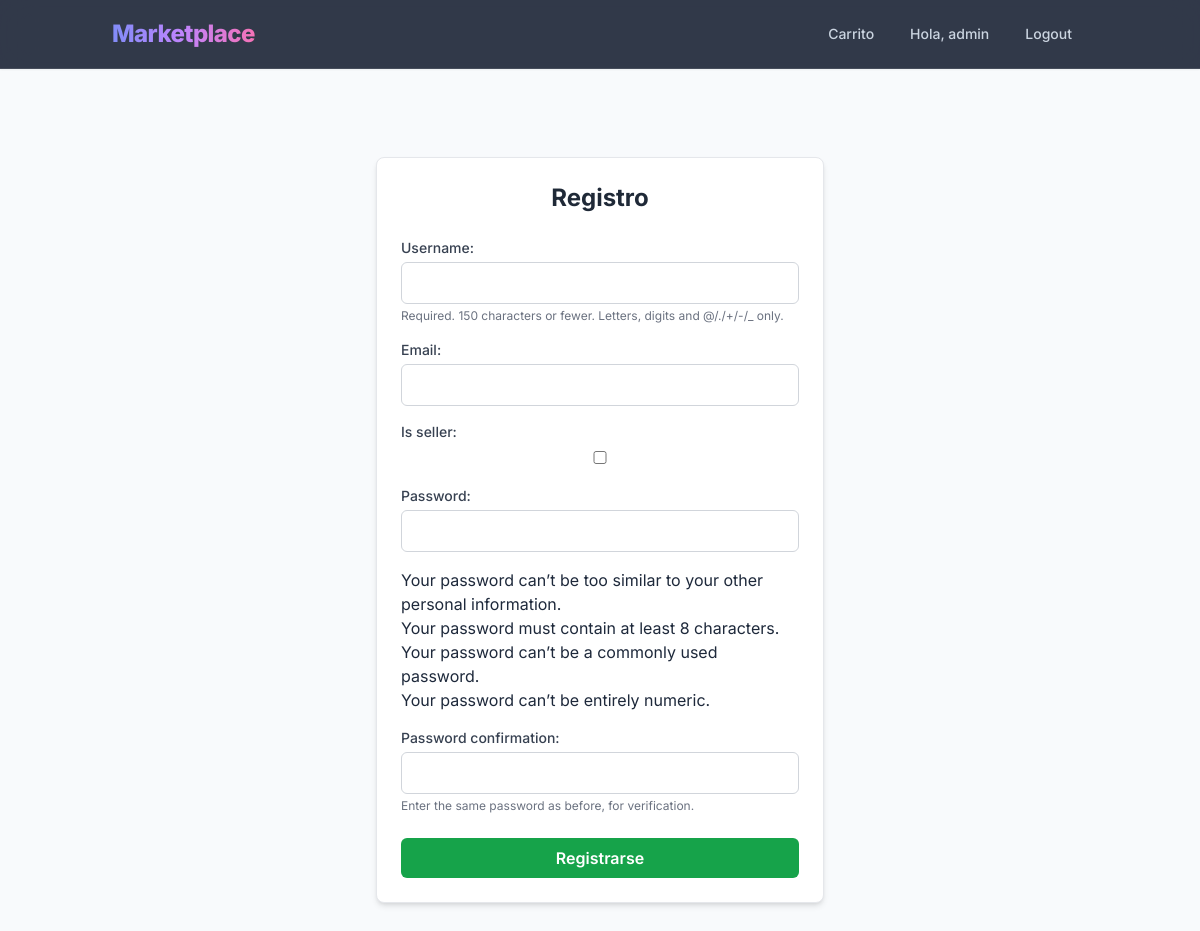
Page /register/ (signed in) on the earlier database version.
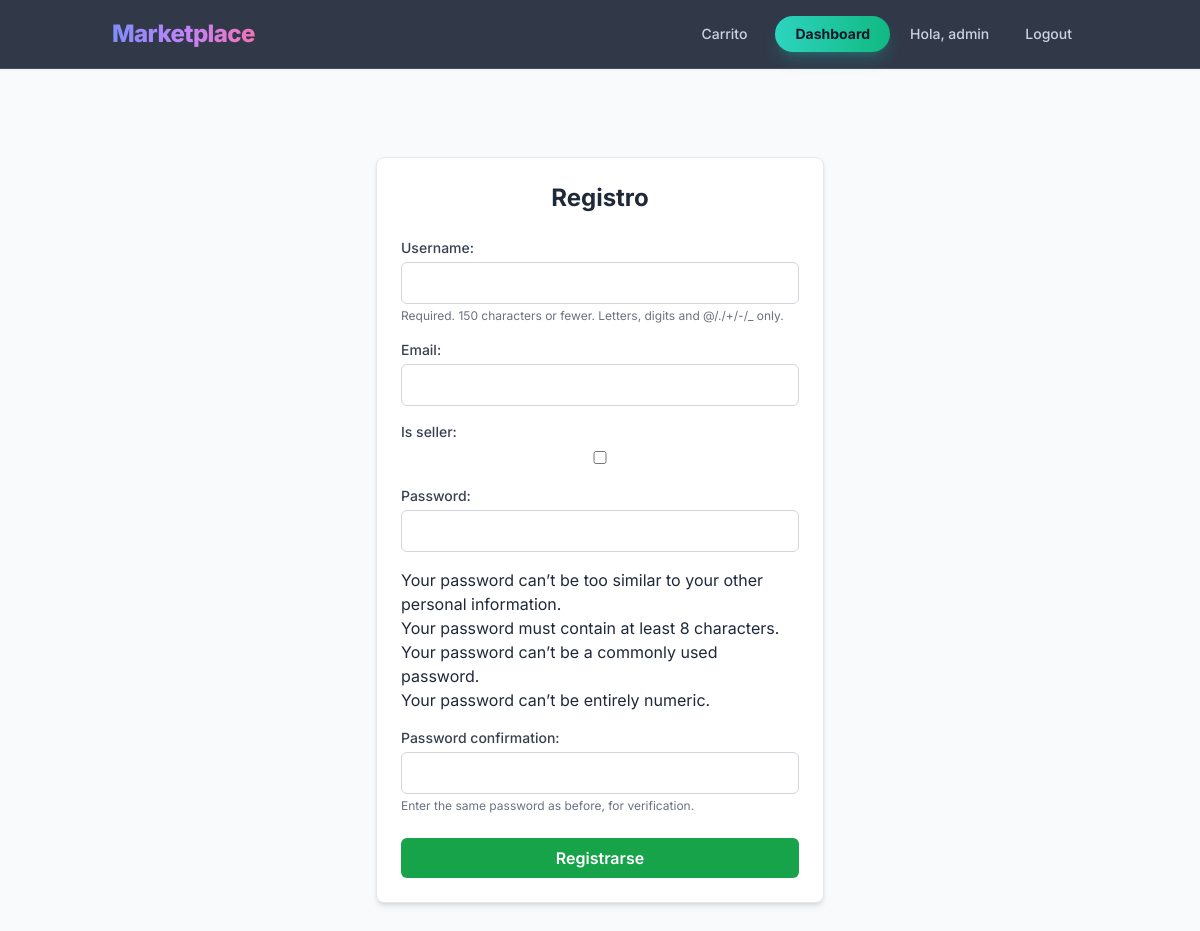
Same page on the later database version.
### store/views.py (the view)
# urls.py: path('register/', views.register, name='register'),
def register(request):
    if request.method == 'POST':
        form = RegisterForm(request.POST)
        if form.is_valid():
            user = form.save()
            login(request, user)
            return redirect('home')
    else:
        form = RegisterForm()
    return render(request, 'store/register.html', {'form': form})

### store/forms.py
class RegisterForm(UserCreationForm):
    email = forms.EmailField(required=True)
    is_seller = forms.BooleanField(required=False)
    class Meta:
        model = User
        fields = ('username', 'email', 'is_seller', 'password1', 'password2')
        from django import forms

### store/templates/store/register.html (shortened to what this page needs)
{% extends 'store/base.html' %}
{% block content %}
<div class="max-w-md mx-auto mt-10 p-6 bg-white border border-gray-200 rounded-lg shadow-md">
    <h2 class="text-2xl font-bold text-gray-800 mb-6 text-center">Registro</h2>
    <form method="POST" class="
        [&>p]:mb-4
        [&>p>label]:block [&>p>label]:text-sm [&>p>label]:font-medium [&>p>label]:text-gray-700 [&>p>label]:mb-1
        [&>p>input]:w-full [&>p>input]:px-4 [&>p>input]:py-2 [&>p>input]:border [&>p>input]:border-gray-300 [&>p>input]:rounded-md [&>p>input]:focus:outline-none [&>p>input]:focus:ring-2 [&>p>input]:focus:ring-green-500 [&>p>input]:transition-colors
        [&>p>select]:w-full [&>p>select]:px-4 [&>p>select]:py-2 [&>p>select]:border [&>p>select]:border-gray-300 [&>p>select]:rounded-md [&>p>select]:focus:outline-none [&>p>select]:focus:ring-2 [&>p>select]:focus:ring-green-500
        [&>p>span.helptext]:block [&>p>span.helptext]:text-xs [&>p>span.helptext]:text-gray-500 [&>p>span.helptext]:mt-1
        [&>ul.errorlist]:text-sm [&>ul.errorlist]:text-red-600 [&>ul.errorlist]:mb-4 [&>ul.errorlist]:p-3 [&>ul.errorlist]:bg-red-50 [&>ul.errorlist]:border [&>ul.errorlist]:border-red-200 [&>ul.errorlist]:rounded-md
    ">
        {{ form.as_p }}
        <button type="submit"
                class="w-full mt-2 bg-green-600 hover:bg-green-700 text-white font-semibold py-2 px-4 rounded-md transition-colors">
            Registrarse
        </button>
    </form>
</div>
{% endblock %}

### store/templates/store/base.html (shortened to what this page needs)
<!DOCTYPE html>
<html lang="es">
<head>
    <script src="https://cdn.tailwindcss.com"></script>
</head>
<body class="bg-slate-50 antialiased text-slate-800">
<nav class="sticky top-0 z-50 bg-slate-900/85 backdrop-blur-lg border-b border-white/10 shadow-sm">
  <div class="container mx-auto px-6 py-4 flex justify-between items-center">
    <a class="text-2xl font-extrabold text-transparent bg-clip-text bg-gradient-to-r from-indigo-400 via-purple-400 to-pink-400 tracking-tight hover:opacity-80 transition-opacity" href="/">
    </a>
    <div class="flex items-center space-x-1 md:space-x-3">
      <a href="{% url 'cart_detail' %}"
         class="text-slate-300 hover:text-white px-4 py-2 rounded-full text-sm font-medium transition-all duration-300 hover:bg-white/10">
           Carrito
      </a>
      {% if user.is_authenticated and user.is_seller %}
        <a href="{% url 'dashboard' %}"
           class="bg-gradient-to-r from-teal-400 to-emerald-500 hover:from-teal-500 hover:to-emerald-600 text-slate-900 px-5 py-2 rounded-full text-sm font-bold shadow-lg shadow-teal-500/25 transition-all duration-300 hover:-translate-y-0.5">
           Dashboard
        </a>
      {% endif %}
      {% if user.is_authenticated %}
        <span class="text-slate-300 text-sm font-medium hidden md:inline-block px-2">Hola, {{ user.username }}</span>
        <a href="{% url 'logout' %}" class="text-slate-300 hover:text-white px-4 py-2 rounded-full text-sm font-medium transition-all duration-300 hover:bg-white/10">
            Logout
        </a>
      {% endif %}
    </div>
  </div>
</nav>
<main class="container mx-auto px-6 py-10 md:py-12">
    {% block content %}{% endblock %}
</main>
</body>
</html>

Differences in the rows shown:
changed User "admin": is_seller False → True (drawn)
Other differences:
text now shown: "Dashboard"
